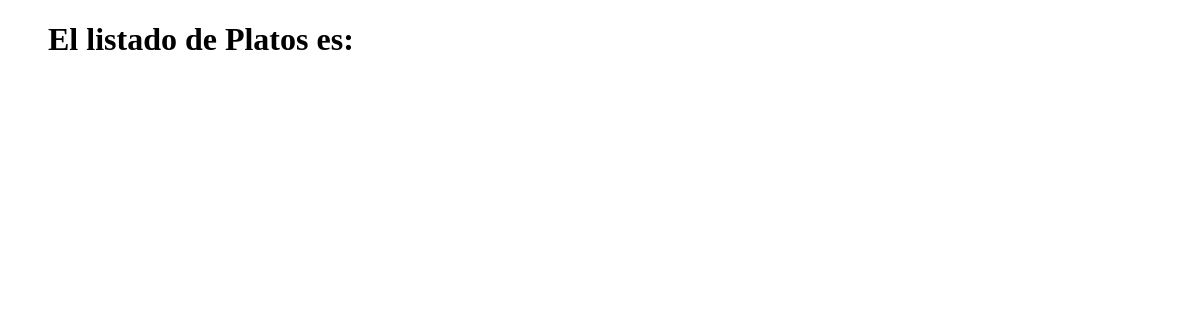
Page /lista-plato/ on the earlier database version.
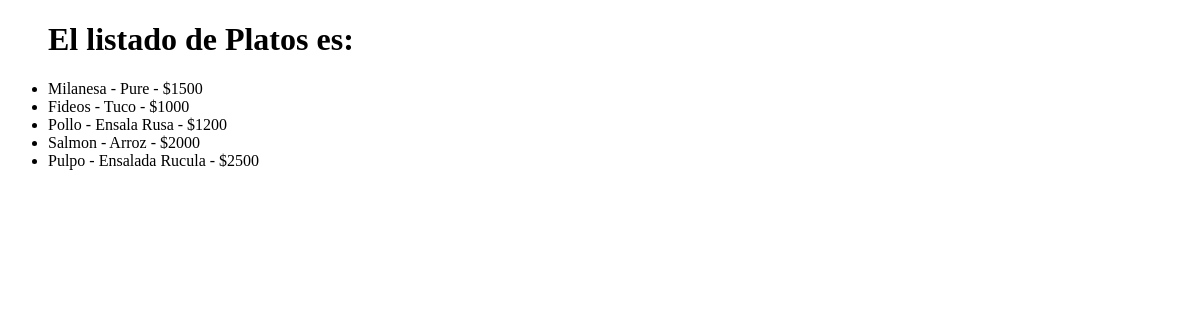
Same page on the later database version.
### AppResto/models.py (models this page shows, shortened)
class Plato(models.Model):
    plato =  models.CharField(max_length=50)
    guarnicion =  models.CharField(max_length=50)
    precio =  models.IntegerField()

### AppResto/views.py (the view)
# urls.py: path('lista-plato/', lista_plato),
def lista_plato(request):
    lista = Plato.objects.all()
    return render(request, "lista_plato.html", {"lista_plato": lista})

### AppResto/templates/lista_plato.html (shortened to what this page needs)
<!DOCTYPE html>
<html lang="es">
<head>
</head>
<body>
     <ul>
        <h1>El listado de Platos es:</h1>
        {% for plato in lista_plato %}
            <li>{{plato.plato}} - {{plato.guarnicion}} -  ${{plato.precio}}</li>
        {% endfor %}
     </ul>
</body>
</html>

Differences in the rows shown:
added Plato: plato "Milanesa", guarnicion "Pure", precio "1500"
added Plato: plato "Fideos", guarnicion "Tuco", precio "1000"
added Plato: plato "Pollo", guarnicion "Ensala Rusa", precio "1200"
added Plato: plato "Salmon", guarnicion "Arroz", precio "2000"
added Plato: plato "Pulpo", guarnicion "Ensalada Rucula", precio "2500"
